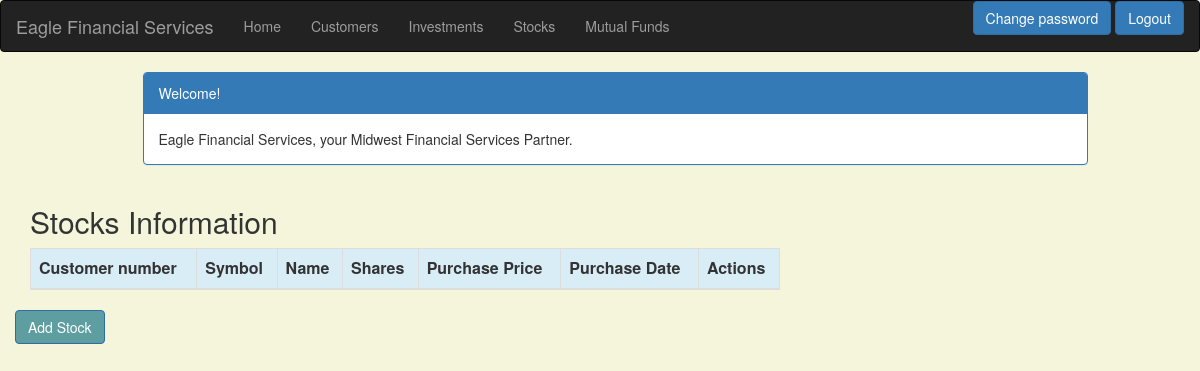
The app's page /stock_list (signed in), older data.
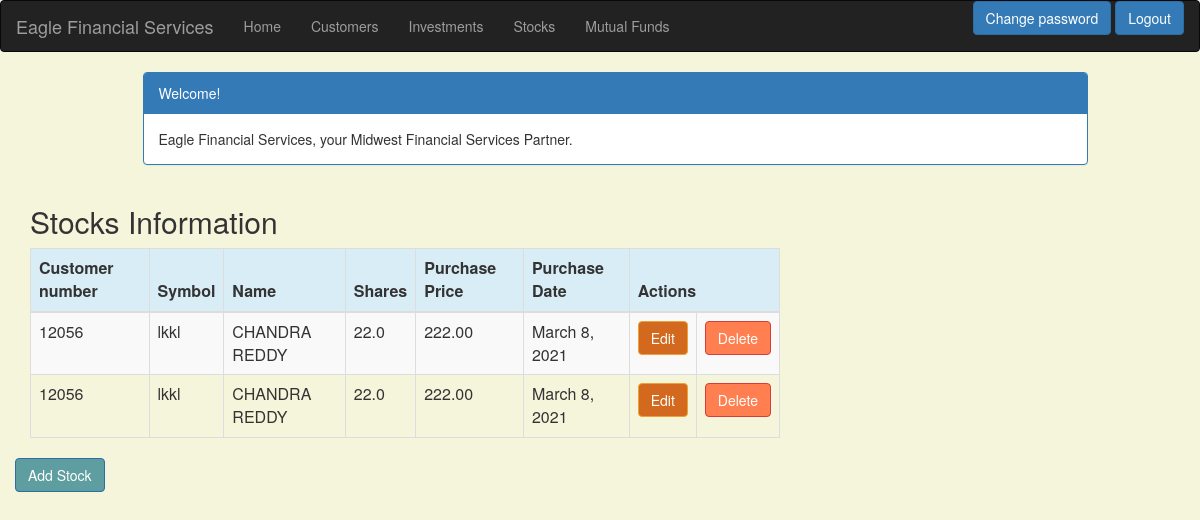
The same page, newer data.
### portfolio/models.py (models this page shows, shortened)
class Stock(models.Model):
    customer = models.ForeignKey(Customer, on_delete=models.CASCADE, related_name='stocks')
    symbol = models.CharField(max_length=10)
    name = models.CharField(max_length=50)
    shares = models.DecimalField(max_digits=10, decimal_places=1)
    purchase_price = models.DecimalField(max_digits=10, decimal_places=2)
    purchase_date = models.DateField(default=timezone.now, blank=True, null=True)

class Customer(models.Model):
    name = models.CharField(max_length=50)
    address = models.CharField(max_length=200)
    cust_number = models.IntegerField(blank=False, null=False)
    city = models.CharField(max_length=50)
    state = models.CharField(max_length=50)
    zipcode = models.CharField(max_length=10)
    email = models.EmailField(max_length=200)
    cell_phone = models.CharField(max_length=50)
    created_date = models.DateTimeField(
        default=timezone.now)
    updated_date = models.DateTimeField(auto_now_add=True)
    def __str__(self):
        return str(self.cust_number)

### portfolio/views.py (the view)
# urls.py: path('stock_list', views.stock_list, name='stock_list'),
@login_required
def stock_list(request):
    stocks = Stock.objects.filter(purchase_date__lte=timezone.now())
    return render(request, 'portfolio/stock_list.html', {'stocks': stocks})

### portfolio/templates/portfolio/stock_list.html (shortened to what this page needs)
{% extends 'portfolio/base.html' %}
{% block content %}
    <html>
    <head>
        <link rel="stylesheet" href="https://maxcdn.bootstrapcdn.com/bootstrap/3.3.4/css/bootstrap.min.css">
    </head>
    <body>
    <div class="container">
        <div class="row">
            <div class="col-md-10 col-md-offset-1">
                <div class="panel panel-primary">
                    <div class="panel-heading">Welcome!</div>
                    <div class="panel-body">
                        Eagle Financial Services, your Midwest Financial Services Partner.
                    </div>
                </div>
            </div>
        </div>
    </div>
    <div class="row">
        <h2 style="padding-left: 15Px">Stocks Information</h2>
    </div>
    <div>
        <table class="table table-striped table-bordered table-hover">
            <thead>
            <tr class="bg-info">
                <th>Customer number</th>
                <th>Symbol</th>
                <th>Name</th>
                <th>Shares</th>
                <th>Purchase Price</th>
                <th>Purchase Date</th>
                <th colspan="3">Actions</th>
            </tr>
            </thead>
            <tbody>
            {% for stock in stocks %}
                <tr>
                    <td>{{ stock.customer }}</td>
                    <td>{{ stock.symbol }}</td>
                    <td>{{ stock.name }}</td>
                    <td>{{ stock.shares }}</td>
                    <td>{{ stock.purchase_price }}</td>
                    <td>{{ stock.purchase_date }}</td>
                    <td><a href="{% url 'portfolio:stock_edit' pk=stock.pk %}"
                           class="btn btn-warning" style="background-color: chocolate">Edit</a></td>
                    <td><a href="{% url 'portfolio:stock_delete' pk=stock.pk %}"
                    onclick="return confirm('Are you sure you want to delete?')"
                    class="btn btn-danger" style="background-color: coral">Delete</a>
                    </td>
                </tr>
            {% endfor %}
            </tbody>
        </table>
        <div class="row">
            <a href="{% url 'portfolio:stock_new' %}" class="row"><span
                    class="btn btn-primary" style="background-color: cadetblue">Add Stock</span></a>
        </div>
    </div>
    </body>
    </html>
{% endblock %}

Row changes from the older to the newer data that the page shows:
added Stock: customer "12056", symbol "lkkl", name "CHANDRA REDDY", shares "22.0", purchase_price "222.00", purchase_date "March 8, 2021"
added Stock: customer "12056", symbol "lkkl", name "CHANDRA REDDY", shares "22.0", purchase_price "222.00", purchase_date "March 8, 2021"
